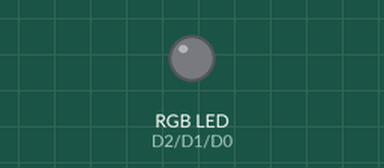
Bench run of a program on a simulated ESP8266 (NodeMCU). Shown: an RGB LED mixed from three pins (HIGH = lit). What the program prints to the serial monitor is not drawn.

Above: at 0.1 s.
At 8.1 s:
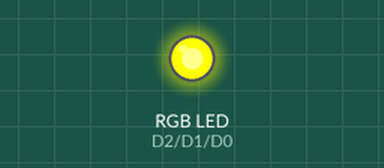
At 12.1 s:
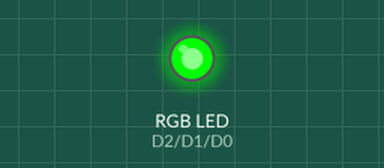
At 18.1 s:
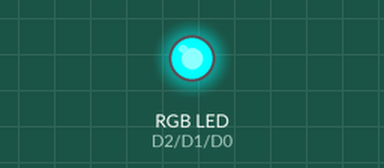
At 26.1 s:
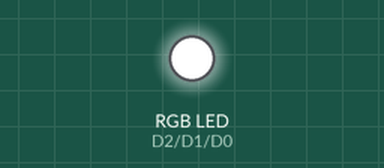
At 38.1 s:
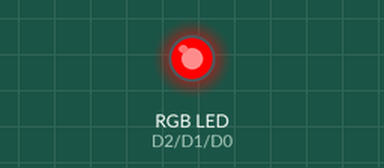
Timing chart, 0 to 39.6 s (numbered marks = the images above):
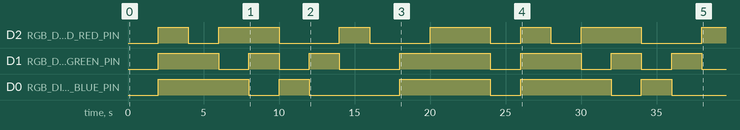

Measured:
- by itself, D2 (RGB_DIOD_RED_PIN): LOW → HIGH at 2.0 s, → LOW 2.0 s later, → HIGH 2.0 s later, → LOW 4.0 s later, … (13 changes in this stretch)
- by itself, D1 (RGB_DIOD_GREEN_PIN): LOW → HIGH at 2.0 s, → LOW 4.0 s later, → HIGH 2.0 s later, → LOW 2.0 s later, … (14 changes in this stretch)
- by itself, D0 (RGB_DIOD_BLUE_PIN): LOW → HIGH at 2.0 s, → LOW 6.0 s later, → HIGH 2.0 s later, → LOW 2.0 s later, … (10 changes in this stretch)

The program:

main.cpp
```cpp
#include <Arduino.h>

// Define RGB DIOD LED Pins
#define RGB_DIOD_BLUE_PIN D0
#define RGB_DIOD_GREEN_PIN D1
#define RGB_DIOD_RED_PIN D2
#define RGB_MAX_VALUE 1023

int led_red_value = RGB_MAX_VALUE;
int led_green_value = RGB_MAX_VALUE;
int led_blue_value = RGB_MAX_VALUE;

void display_led_color(int r, int g, int b)
{
  analogWrite(RGB_DIOD_RED_PIN, RGB_MAX_VALUE - r);
  analogWrite(RGB_DIOD_GREEN_PIN, RGB_MAX_VALUE - g);
  analogWrite(RGB_DIOD_BLUE_PIN, RGB_MAX_VALUE - b);
}

void display_led_colors()
{
  // RED
  display_led_color(RGB_MAX_VALUE, 0, 0);
  delay(2000);
  // GREEN
  display_led_color(0, RGB_MAX_VALUE, 0);
  delay(2000);
  // BLUE
  display_led_color(0, 0, RGB_MAX_VALUE);
  delay(2000);
  // YELLOW
  display_led_color(RGB_MAX_VALUE, RGB_MAX_VALUE, 0);
  delay(2000);
  // MAGENTA
  display_led_color(RGB_MAX_VALUE, 0, RGB_MAX_VALUE);
  delay(2000);
  // CYAN
  display_led_color(0, RGB_MAX_VALUE, RGB_MAX_VALUE);
  delay(2000);
  // WHITE
  display_led_color(RGB_MAX_VALUE, RGB_MAX_VALUE, RGB_MAX_VALUE);
  delay(2000);
  // ORANGE
  display_led_color(RGB_MAX_VALUE, RGB_MAX_VALUE / 2, 0);
  delay(2000);
  // BLACK
  display_led_color(0, 0, 0);
  delay(2000);
}

void setup()
{
  Serial.begin(9600);
  // Set led
  pinMode(RGB_DIOD_RED_PIN, OUTPUT);
  pinMode(RGB_DIOD_GREEN_PIN, OUTPUT);
  pinMode(RGB_DIOD_BLUE_PIN, OUTPUT);
  // WHITE
  display_led_color(led_red_value, led_green_value, led_blue_value);
  Serial.println("OK Program Started");
}

void loop()
{
  display_led_color(led_red_value, led_green_value, led_blue_value);
  delay(2000);
  display_led_color(0, 0, 0);
  delay(2000);

  display_led_colors();
  delay(2000);
}
```
